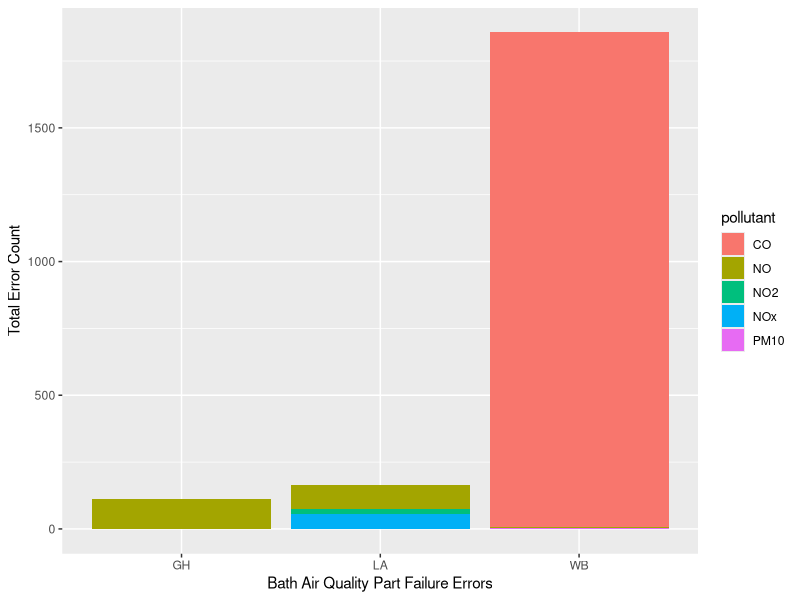
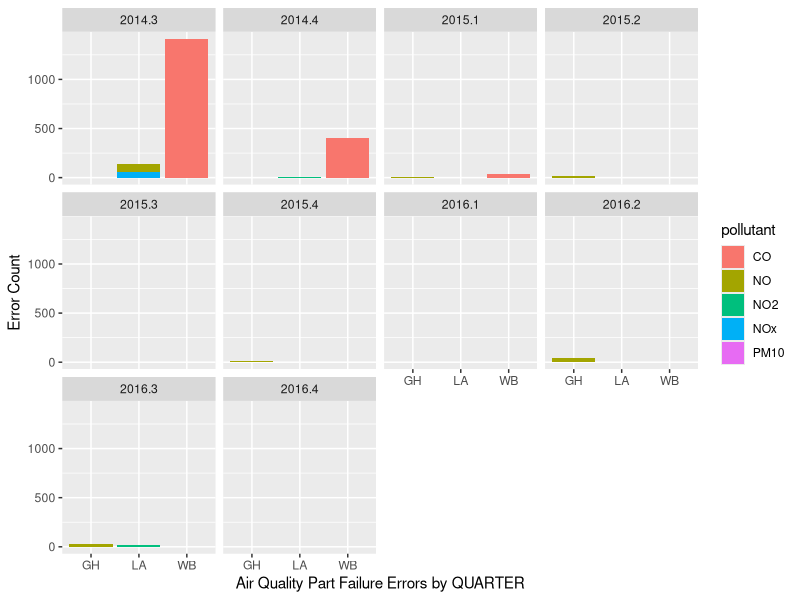
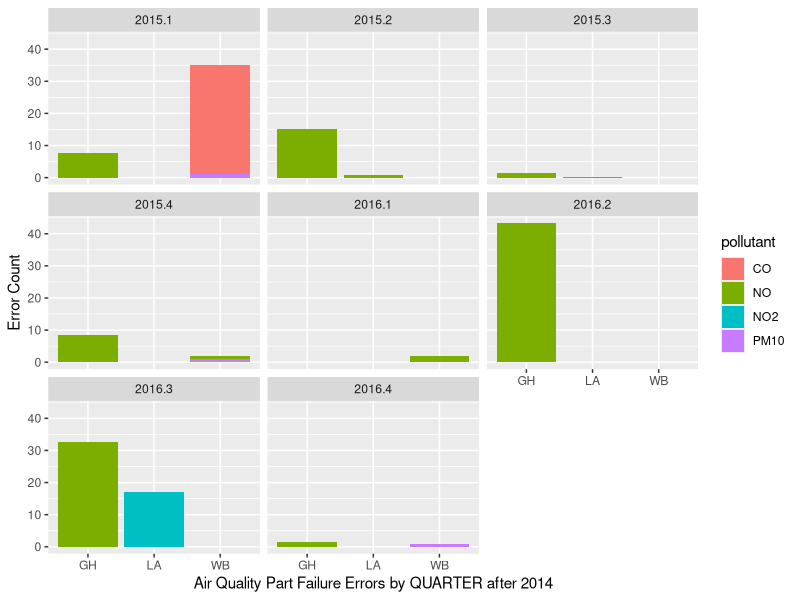
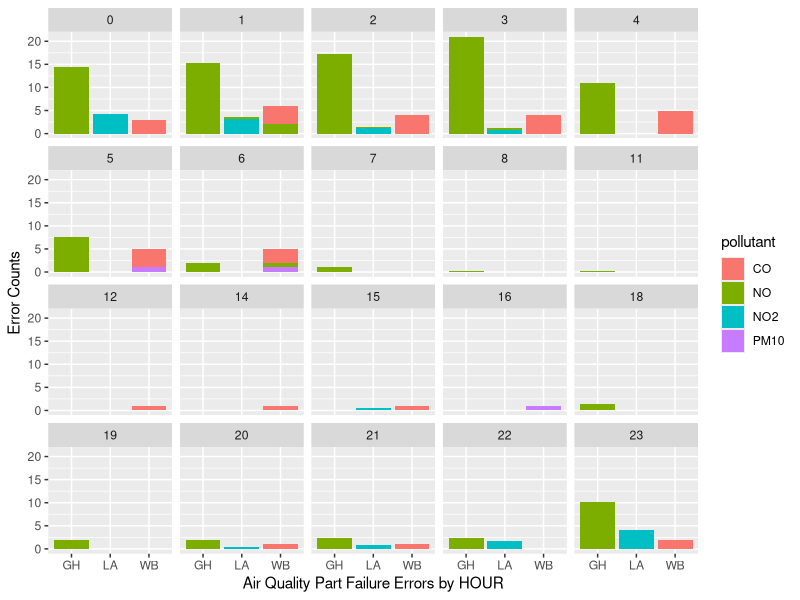
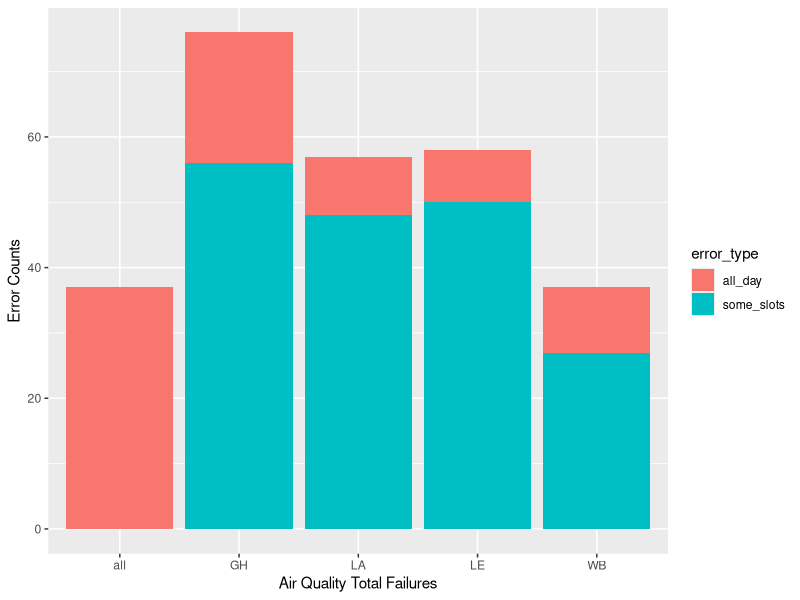
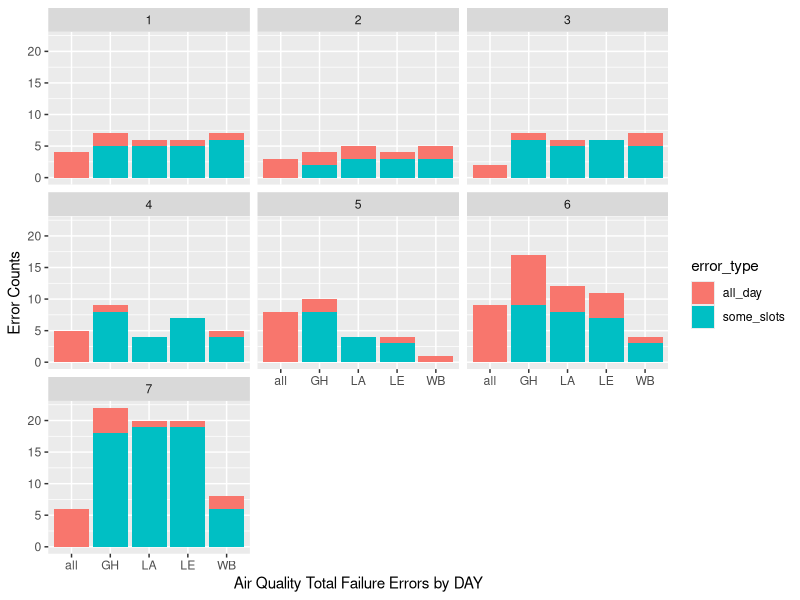
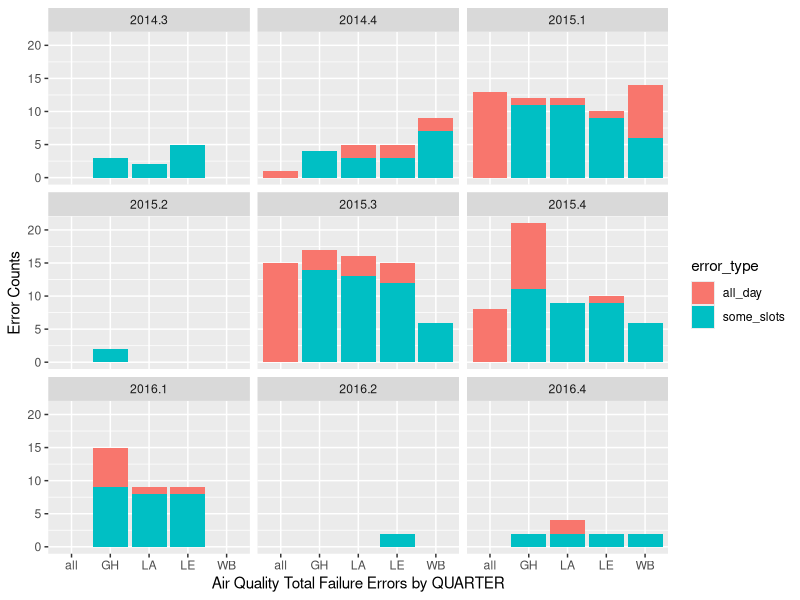
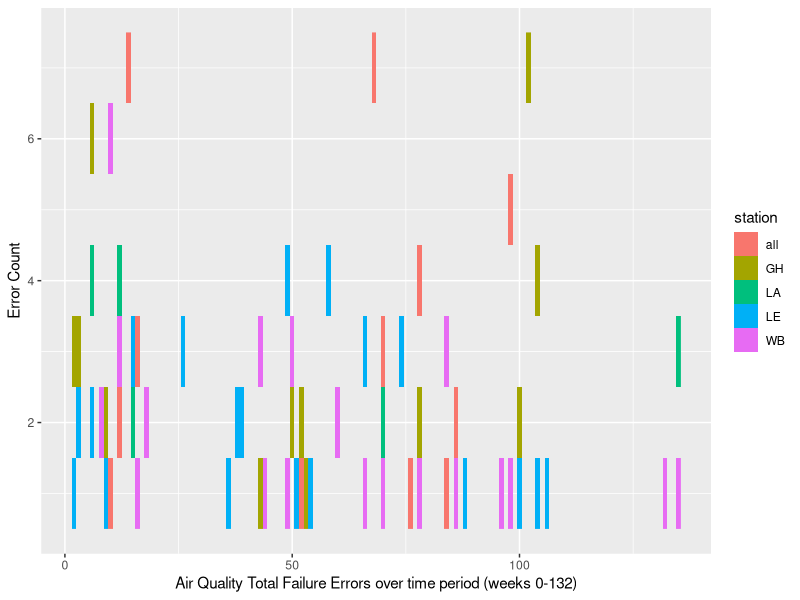

Here is the R script that generated these plots, in order:
## ---- chunk 1
knitr::opts_chunk$set(echo = FALSE,warning=FALSE, message=FALSE)
library(ggplot2)
library(lubridate)
library(plyr)
library(dplyr)

setwd('/Users/bryonymiles/documents/bathhacked/air')

#load dataset with part failure results
errors <-read.csv('air_part_failure.csv')

#abbreviate stations
errors$station <- revalue(errors$station, c("guildhall"="GH"))
errors$station <- revalue(errors$station, c("londonrdaurn"="LA"))
errors$station <- revalue(errors$station, c("londonrdenc"="LE"))
errors$station <- revalue(errors$station, c("windsorbridge"="WB"))

#date manipulation for graphs
errors$month = month(errors$date_only)
errors$year = year(errors$date_only)
errors$quarter = quarter(errors$date_only, with_year = TRUE)
errors$wday = wday(errors$date_only)


adjust_stations <- function(newdata){
#account for 15 min v hourly entries
#creates column new_count
  
  newdata = mutate(newdata, new_count = count)
  newdata = within(newdata, new_count[station == "GH"] <- new_count[station == "GH"]/4)
  newdata = within(newdata, new_count[station == "LA"] <- new_count[station == "LA"]/4)

}

#bar 1: groupby pollutants then station, count, adjust, run
pollutants <- group_by(errors,pollutant,station)
errors_total <- summarise(pollutants, count = n())
errors_total <- adjust_stations(errors_total)

ggplot(errors_total, aes(x=station,y=new_count)) + geom_bar(stat='identity',aes(fill=pollutant)) + xlab("Bath Air Quality Part Failure Errors") + ylab("Total Error Count") 

## ---- chunk 2

#bar 2: groupby pollutants then station then quarter, count, adjust, run
pollutants <- group_by(errors,pollutant,station,quarter)
errors_total <- summarise(pollutants, count = n())
errors_total <- adjust_stations(errors_total)

ggplot(errors_total, aes(x=station,y=new_count)) + geom_bar(stat='identity',aes(fill=pollutant)) + facet_wrap(~quarter) + xlab("Air Quality Part Failure Errors by QUARTER") + ylab("Error Count") 

## ---- chunk 3
#bar 3: filter out 2014, groupby pollutants then station then quarter, count, adjust, run
new_errors = filter(errors,year > 2014)
pollutants <- group_by(new_errors,pollutant,station,quarter)
errors_total <- summarise(pollutants, count = n())
errors_total <- adjust_stations(errors_total)

ggplot(errors_total, aes(x=station,y=new_count)) + geom_bar(stat='identity',aes(fill=pollutant)) + facet_wrap(~quarter) + xlab("Air Quality Part Failure Errors by QUARTER after 2014") + ylab("Error Count") 

## ---- chunk 4

#bar 4: groupby pollutants then station then hour, count, adjust, run
pollutants <- group_by(new_errors,pollutant,station,hour)
errors_total <- summarise(pollutants, count = n())
errors_total <- adjust_stations(errors_total)

ggplot(errors_total, aes(x=station,y=new_count)) + geom_bar(stat='identity',aes(fill=pollutant))  + facet_wrap(~hour) + xlab("Air Quality Part Failure Errors by HOUR") + ylab("Error Counts") 
## ---- chunk 5
#new data set with total failure results
all_errors <-read.csv('air_total_failure.csv')

#abbreviate again
all_errors$station <- revalue(all_errors$station, c("guildhall"="GH"))
all_errors$station <- revalue(all_errors$station, c("londonrdaurn"="LA"))
all_errors$station <- revalue(all_errors$station, c("londonrdenc"="LE"))
all_errors$station <- revalue(all_errors$station, c("windsorbridge"="WB"))

#set time columns again
all_errors$wday = wday(all_errors$date_only)
all_errors$quarter = quarter(all_errors$date_only, with_year = TRUE)

#bar 5: groupby error_type then station, count, run
pollutants <- group_by(all_errors,error_type,station)
errors_total <- summarise(pollutants, count = n())

ggplot(errors_total, aes(x=station,y=count)) + geom_bar(stat='identity',aes(fill=error_type)) +  xlab("Air Quality Total Failures") + ylab("Error Counts") 


## ---- chunk 6

#bar 6: groupby error_type then station then wday, count, run

pollutants <- group_by(all_errors,error_type,station,wday)
errors_total <- summarise(pollutants, count = n())

ggplot(errors_total, aes(x=station,y=count)) + geom_bar(stat='identity',aes(fill=error_type))  + facet_wrap(~wday) + xlab("Air Quality Total Failure Errors by DAY") + ylab("Error Counts") 

## ---- chunk 7

#bar 7: groupby error_type then station then quarter, count, run
pollutants <- group_by(all_errors,error_type,station,quarter)
errors_total <- summarise(pollutants, count = n())

ggplot(errors_total, aes(x=station,y=count)) + geom_bar(stat='identity',aes(fill=error_type))  + facet_wrap(~quarter) + xlab("Air Quality Total Failure Errors by QUARTER") + ylab("Error Counts") 

## ---- chunk 8
#set further time variables
all_errors$year <- year(all_errors$date_only)
#work around for week - week return week in year
#add week_mult depending on year of data (1, 2, 3 etc)
#multiply and delete week_mult

all_errors$week_mult <- all_errors$year
years <- unique(all_errors$year)
for (i in 1:length(years)) {
  all_errors <- within(all_errors, week_mult <- ifelse(week_mult==years[i], i,week_mult ))
}
all_errors$week <- week(all_errors$date_only)
all_errors$week <- all_errors$week * all_errors$week_mult
all_errors$week_mult <- NULL

#raster 1: groupby station then week, count, run
by_week <- group_by(all_errors,station,week)
errors_total <- summarise(by_week, count = n())

ggplot(errors_total, aes(x=week,y=count))+ geom_raster(aes(fill=station,colour=station))+ xlab("Air Quality Total Failure Errors over time period (weeks 0-132)") + ylab("Error Count") 

#raster 2: groupby error_type then week, count, run
by_week <- group_by(all_errors,error_type,week)
errors_total <- summarise(by_week, count = n())

ggplot(errors_total, aes(x=week,y=count))+ geom_raster(aes(fill=error_type,colour=error_type))+ xlab("Air Quality Total Failure Errors over time period (weeks 0-132)") + ylab("Error Count") 

